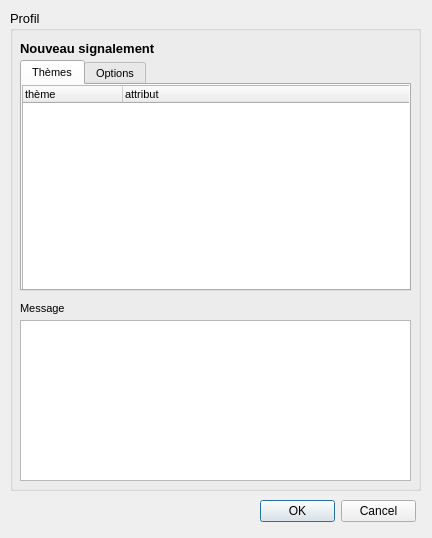
<?xml version="1.0" encoding="UTF-8"?>
<ui version="4.0">
 <class>dlgCreateRem</class>
 <widget class="QDialog" name="dlgCreateRem">
  <property name="geometry">
   <rect>
    <x>0</x>
    <y>0</y>
    <width>432</width>
    <height>538</height>
   </rect>
  </property>
  <property name="windowTitle">
   <string>IGN RIPart : Créer un nouveau signalement</string>
  </property>
  <widget class="QGroupBox" name="groupBoxProfil">
   <property name="geometry">
    <rect>
     <x>10</x>
     <y>10</y>
     <width>411</width>
     <height>481</height>
    </rect>
   </property>
   <property name="font">
    <font>
     <pointsize>10</pointsize>
     <weight>50</weight>
     <bold>false</bold>
    </font>
   </property>
   <property name="title">
    <string>Profil</string>
   </property>
   <widget class="QTabWidget" name="tabWidget">
    <property name="geometry">
     <rect>
      <x>10</x>
      <y>50</y>
      <width>391</width>
      <height>231</height>
     </rect>
    </property>
    <property name="font">
     <font>
      <pointsize>8</pointsize>
     </font>
    </property>
    <property name="currentIndex">
     <number>0</number>
    </property>
    <widget class="QWidget" name="tabTheme">
     <attribute name="title">
      <string>Thèmes</string>
     </attribute>
     <widget class="QTreeWidget" name="treeWidget">
      <property name="geometry">
       <rect>
        <x>0</x>
        <y>0</y>
        <width>391</width>
        <height>211</height>
       </rect>
      </property>
      <property name="sizePolicy">
       <sizepolicy hsizetype="Maximum" vsizetype="Expanding">
        <horstretch>0</horstretch>
        <verstretch>0</verstretch>
       </sizepolicy>
      </property>
      <property name="itemsExpandable">
       <bool>true</bool>
      </property>
      <column>
       <property name="text">
        <string>thème</string>
       </property>
      </column>
      <column>
       <property name="text">
        <string>attribut</string>
       </property>
      </column>
     </widget>
    </widget>
    <widget class="QWidget" name="tabOption">
     <attribute name="title">
      <string>Options</string>
     </attribute>
     <widget class="QWidget" name="verticalLayoutWidget">
      <property name="geometry">
       <rect>
        <x>0</x>
        <y>10</y>
        <width>480</width>
        <height>121</height>
       </rect>
      </property>
      <layout class="QVBoxLayout" name="verticalLayout">
       <item>
        <widget class="QCheckBox" name="checkBoxJoinCroquis">
         <property name="maximumSize">
          <size>
           <width>16777215</width>
           <height>15</height>
          </size>
         </property>
         <property name="font">
          <font>
           <pointsize>8</pointsize>
           <weight>50</weight>
           <bold>false</bold>
          </font>
         </property>
         <property name="text">
          <string>Joindre un croquis</string>
         </property>
         <property name="checked">
          <bool>true</bool>
         </property>
        </widget>
       </item>
       <item>
        <widget class="QCheckBox" name="checkBoxAttDoc">
         <property name="maximumSize">
          <size>
           <width>16777215</width>
           <height>15</height>
          </size>
         </property>
         <property name="font">
          <font>
           <pointsize>8</pointsize>
           <weight>50</weight>
           <bold>false</bold>
          </font>
         </property>
         <property name="text">
          <string>Joindre un document</string>
         </property>
        </widget>
       </item>
       <item>
        <widget class="QLabel" name="lblDoc">
         <property name="sizePolicy">
          <sizepolicy hsizetype="Preferred" vsizetype="Fixed">
           <horstretch>0</horstretch>
           <verstretch>0</verstretch>
          </sizepolicy>
         </property>
         <property name="maximumSize">
          <size>
           <width>16777215</width>
           <height>10</height>
          </size>
         </property>
         <property name="font">
          <font>
           <italic>true</italic>
          </font>
         </property>
         <property name="text">
          <string>TextLabel</string>
         </property>
        </widget>
       </item>
       <item>
        <widget class="Line" name="line">
         <property name="orientation">
          <enum>Qt::Horizontal</enum>
         </property>
        </widget>
       </item>
       <item>
        <layout class="QHBoxLayout" name="horizontalLayout">
         <property name="spacing">
          <number>2</number>
         </property>
         <property name="sizeConstraint">
          <enum>QLayout::SetFixedSize</enum>
         </property>
         <item>
          <widget class="QRadioButton" name="radioBtnUnique">
           <property name="maximumSize">
            <size>
             <width>180</width>
             <height>16777215</height>
            </size>
           </property>
           <property name="font">
            <font>
             <pointsize>8</pointsize>
             <weight>50</weight>
             <bold>false</bold>
            </font>
           </property>
           <property name="text">
            <string>Créer une remarque unique</string>
           </property>
           <property name="checked">
            <bool>true</bool>
           </property>
          </widget>
         </item>
         <item>
          <widget class="QRadioButton" name="radioBtnMultiple">
           <property name="font">
            <font>
             <pointsize>8</pointsize>
             <weight>50</weight>
             <bold>false</bold>
            </font>
           </property>
           <property name="text">
            <string>Créer remarques distinctes</string>
           </property>
          </widget>
         </item>
        </layout>
       </item>
      </layout>
     </widget>
    </widget>
   </widget>
   <widget class="QTextEdit" name="textEditMessage">
    <property name="geometry">
     <rect>
      <x>10</x>
      <y>310</y>
      <width>391</width>
      <height>161</height>
     </rect>
    </property>
    <property name="font">
     <font>
      <pointsize>8</pointsize>
      <weight>50</weight>
      <italic>false</italic>
      <bold>false</bold>
     </font>
    </property>
   </widget>
   <widget class="QLabel" name="lblMessage">
    <property name="geometry">
     <rect>
      <x>10</x>
      <y>290</y>
      <width>51</width>
      <height>16</height>
     </rect>
    </property>
    <property name="font">
     <font>
      <pointsize>8</pointsize>
     </font>
    </property>
    <property name="text">
     <string>Message</string>
    </property>
   </widget>
   <widget class="QLabel" name="lblProfilIcon">
    <property name="geometry">
     <rect>
      <x>370</x>
      <y>10</y>
      <width>41</width>
      <height>41</height>
     </rect>
    </property>
    <property name="font">
     <font>
      <weight>50</weight>
      <bold>false</bold>
     </font>
    </property>
    <property name="text">
     <string/>
    </property>
   </widget>
   <widget class="QLabel" name="label">
    <property name="geometry">
     <rect>
      <x>10</x>
      <y>30</y>
      <width>161</width>
      <height>16</height>
     </rect>
    </property>
    <property name="font">
     <font>
      <weight>75</weight>
      <bold>true</bold>
     </font>
    </property>
    <property name="text">
     <string>Nouveau signalement</string>
    </property>
   </widget>
   <widget class="QLabel" name="lblMessageError">
    <property name="geometry">
     <rect>
      <x>70</x>
      <y>290</y>
      <width>321</width>
      <height>16</height>
     </rect>
    </property>
    <property name="text">
     <string/>
    </property>
   </widget>
  </widget>
  <widget class="QDialogButtonBox" name="buttonBox">
   <property name="geometry">
    <rect>
     <x>260</x>
     <y>500</y>
     <width>156</width>
     <height>23</height>
    </rect>
   </property>
   <property name="standardButtons">
    <set>QDialogButtonBox::Cancel|QDialogButtonBox::Ok</set>
   </property>
  </widget>
 </widget>
 <resources/>
 <connections/>
</ui>
